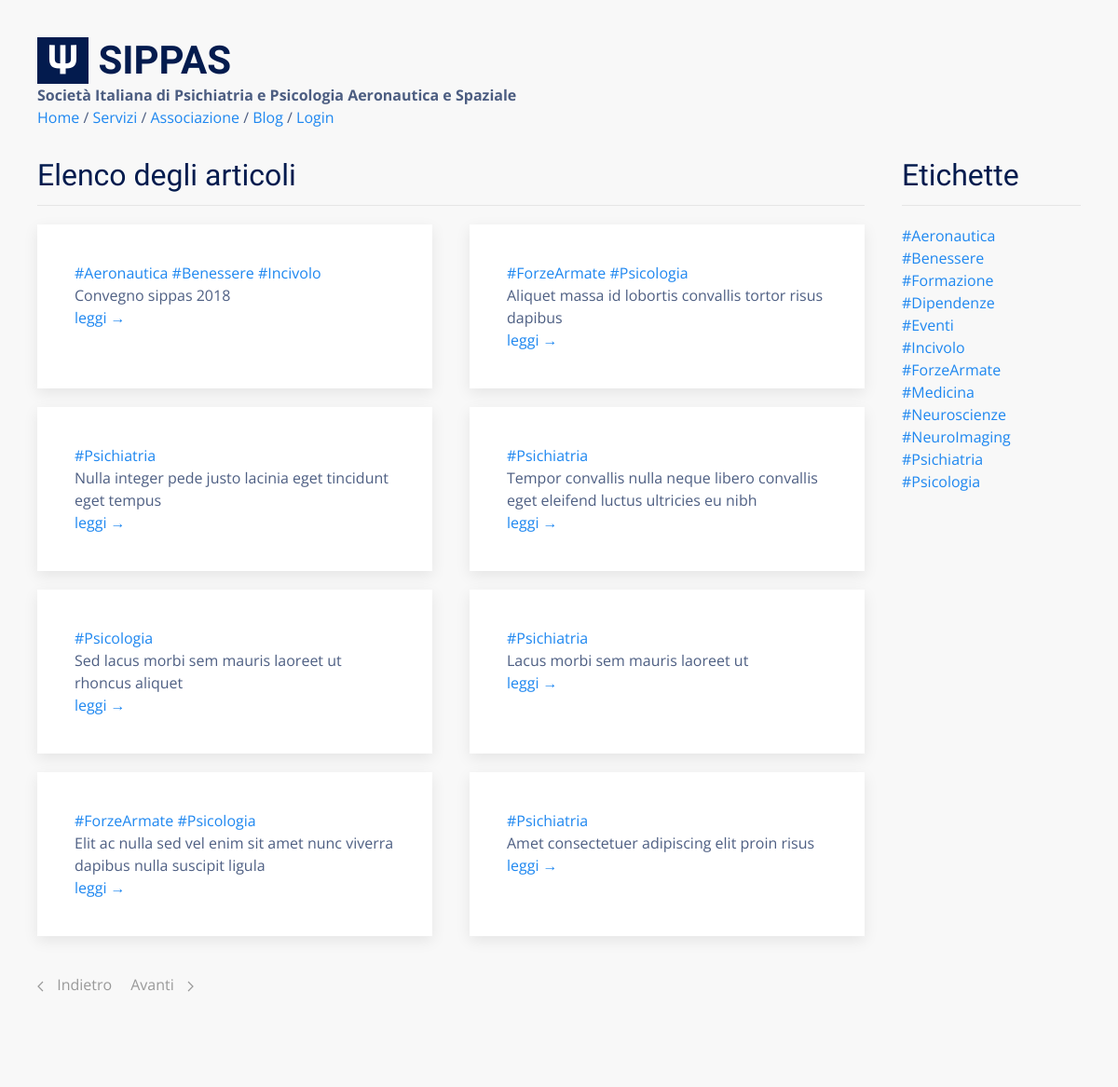
Screenshot of /blog/ with the database file from the repository.
### tables this page shows
CREATE TABLE "posts" (
  "id" integer NOT NULL PRIMARY KEY AUTOINCREMENT,
  "title" text,
  "body" TEXT,
  "teaser" text,
  "tags" TEXT,
  "is_sticky" integer,
  "author_id" text
);

### flaskApp/blueprints/blog/routes.py (the view)
@bp_blog.route("/")
def posts():
  posts = query_db('SELECT * FROM posts ORDER BY id DESC LIMIT {}'.format(BLOG_PAGE_SIZE))
  return render_template(
    "blog/posts.html",
    posts=posts,
    tags=TAGS,
    pagination="blog/posts_pagination.html"
  )

### flaskApp/db/sqlite.py (called while the page is built)
def get_db():
  if "db" not in g:
    g.db = sqlite3.connect(
      db_path,
      detect_types = sqlite3.PARSE_DECLTYPES,
      isolation_level = "DEFERRED"
    )
    g.db.cursor().execute("PRAGMA journal_mode=WAL")
    g.db.row_factory = sqlite3.Row
  return g.db

def query_db(query, args=(), one = False):
  with closing(get_db().cursor().execute(query, args)) as cur:
    rv = cur.fetchall()
    return (rv[0] if rv else None) if one else rv

### flaskApp/blueprints/blog/templates/blog/posts.html
{% extends 'base.html' %}
{% block content %}
<div class="uk-section">
  <div class="uk-container">
    <div class="uk-grid">
      <div class="uk-width-4-5">
        <h2 class="uk-heading-divider">Elenco degli articoli</h2>
        {% include 'blog/posts_list.html' %}
      </div>
      <div class="uk-width-expand">
        <div>
          <h2 class="uk-heading-divider">Etichette</h2>
          {% include 'blog/tags_list.html' %}
        </div>
      </div>
    </div>
    <div class="uk-margin">
      {% include pagination %}
    </div>
  </div>
</div>
{% endblock %}

### flaskApp/blueprints/blog/templates/blog/posts_list.html
<div class="uk-grid uk-grid-match">
  {% for p in posts %}
  <div class="uk-width-1-2 uk-margin-bottom">
    <div class="uk-card uk-card-default uk-card-body uk-margin">
      {% for tag in p.tags.split(' ') %} <a href="{{ url_for('blog.posts_tagged', tag=tag) }}">{{ tag }}</a> {% endfor %}<br>
      {{ p.title  | capitalize}}<br>
      <a href="{{ url_for('blog.view_post', id=p.id) }}">leggi &rarr;</a>
    </div>
  </div>
  {% endfor %}
</div>

### flaskApp/templates/base.html (style rules this page uses)
html { font-family: 'Open Sans', sans-serif; font-size: 16px; font-weight: normal; line-height: 1.5; background: #f8f8f8; color: rgba(3,27,78,0.7) !important; }
h1, .uk-h1, h2, .uk-h2, h3, .uk-h3, h4, .uk-h4, h5, .uk-h5, h6, .uk-h6 { font-family: 'Yanone Kaffeesatz', sans-serif; margin: 0 0 20px 0; font-weight: normal; color: #031b4e; text-transform: none; }
.uk-section { padding-top: 10px; }
.uk-card-default { color: rgba(3,27,78,0.7) !important; }

### rows the page displays
posts: tag "#Aeronautica" "#Benessere" "#Incivolo", title "Convegno sippas 2018"
posts: tag "#ForzeArmate" "#Psicologia", title "Aliquet massa id lobortis convallis tortor risus dapibus"
posts: tags "#Psichiatria", title "Nulla integer pede justo lacinia eget tincidunt eget tempus"
posts: tags "#Psichiatria", title "Tempor convallis nulla neque libero convallis eget eleifend luctus ultricies eu nibh"
posts: tags "#Psicologia", title "Sed lacus morbi sem mauris laoreet ut rhoncus aliquet"
posts: tags "#Psichiatria", title "Lacus morbi sem mauris laoreet ut"
posts: tag "#ForzeArmate" "#Psicologia", title "Elit ac nulla sed vel enim sit amet nunc viverra dapibus nulla suscipit ligula"
posts: tags "#Psichiatria", title "Amet consectetuer adipiscing elit proin risus"

### other values shown
{{ t }} "#Aeronautica" "#Benessere" "#Formazione" "#Dipendenze" "#Eventi" "#Incivolo" "#ForzeArmate" "#Medicina" "#Neuroscienze" "#NeuroImaging" "#Psichiatria" "#Psicologia"
